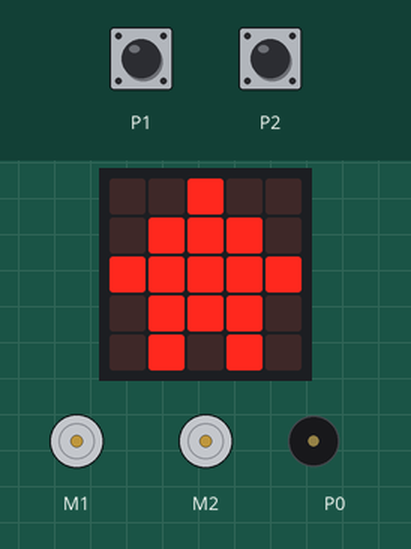
This program was run on a simulated BBC micro:bit (MakeCode). Parts: the board's 5×5 LED display, 2 × DC motor (green arrow = forward, orange = backward, longer = faster), buzzer (waves = sounding). Inputs (shaded band) come from the test bench; at power-on: P1 HIGH, P2 HIGH.

Above: at 1.8 s.
1.9 s: P1 pulled LOW for 0.15 s
At 4.1 s:
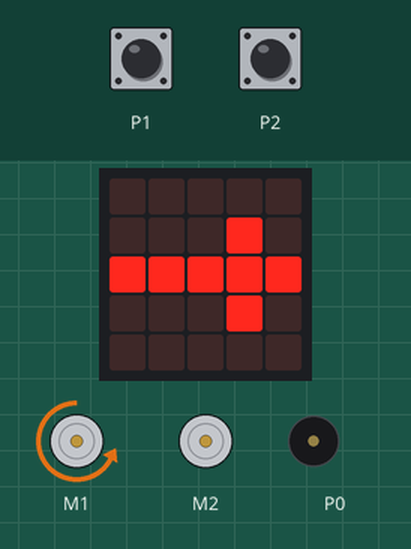
4.8 s: P2 pulled LOW for 3.2 s
At 5.9 s:
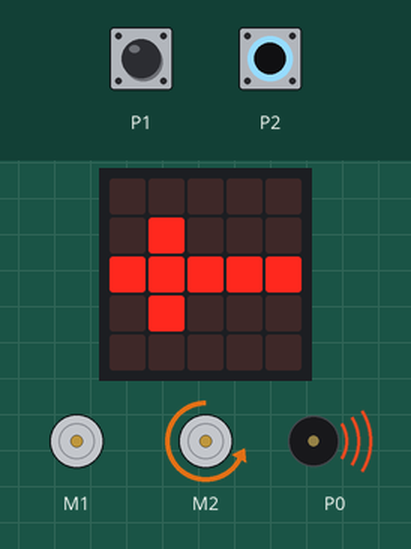
9.5 s: P1 pulled LOW for 1 s
At 10.6 s:
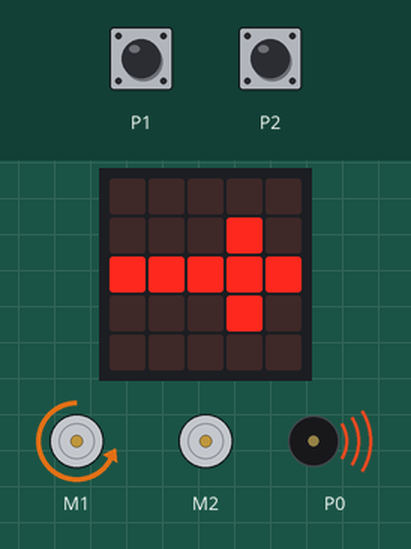
12.4 s: P1 pulled LOW for 3.2 s
At 17.1 s:
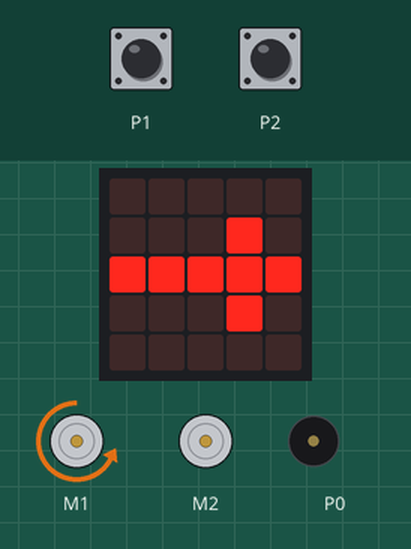
18.1 s: P1 driven LOW and P2 driven LOW
At 19.2 s:
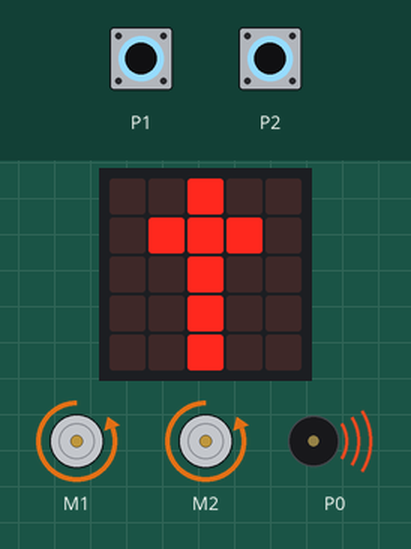
Timing chart, 0 to 22.1 s (numbered marks = the images above; inputs shaded):
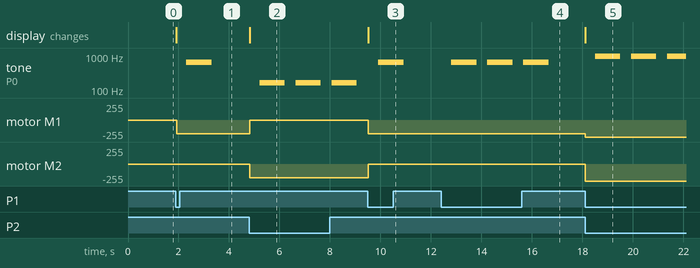

Measured:
- after the input at 1.9 s, tone on P0: silent → 659 Hz after 0.41 s, → silent 1.0 s later; motor M1: stopped → backward 204/255 at once; the display: changes at once (image 1)
- after the input at 4.8 s, tone on P0: alternates 165 Hz for 1.0 s and silent for 0.43 s, starting after 0.42 s; motor M1: backward 204/255 → stopped at once; motor M2: stopped → backward 204/255 at once; the display: changes at once (image 2)
- after the input at 9.5 s, tone on P0: silent → 659 Hz after 0.42 s, → silent 1.0 s later; motor M1: stopped → backward 204/255 at once; motor M2: backward 204/255 → stopped at once; the display: changes at once (image 3)
- after the input at 12.4 s, tone on P0: alternates 659 Hz for 1.0 s and silent for 0.43 s, starting after 0.40 s
- after the input at 18.1 s, tone on P0: alternates 988 Hz for 1.0 s and silent for 0.43 s, starting after 0.41 s; motor M1: backward 204/255 → backward 255/255 at once; motor M2: stopped → backward 255/255 at once; the display: changes at once (image 5)

The program:

main.ts
```typescript
function 右转 () {
    wuKong.setAllMotor(-80, 0)
}
function 左转 () {
    wuKong.setAllMotor(0, -80)
}
function 前进 () {
    wuKong.setAllMotor(-100, -100)
}
basic.showIcon(IconNames.House)
pins.setPull(DigitalPin.P1, PinPullMode.PullUp)
pins.setPull(DigitalPin.P2, PinPullMode.PullUp)
basic.forever(function () {
    if (pins.digitalReadPin(DigitalPin.P1) == 0 && pins.digitalReadPin(DigitalPin.P2) == 0) {
        前进()
        basic.showLeds(`
            . . # . .
            . # # # .
            . . # . .
            . . # . .
            . . # . .
            `)
        music.playTone(988, music.beat(BeatFraction.Double))
    } else if (pins.digitalReadPin(DigitalPin.P1) == 0 && pins.digitalReadPin(DigitalPin.P2) == 1) {
        右转()
        basic.showLeds(`
            . . . . .
            . . . # .
            # # # # #
            . . . # .
            . . . . .
            `)
        music.playTone(659, music.beat(BeatFraction.Double))
    } else if (pins.digitalReadPin(DigitalPin.P1) == 1 && pins.digitalReadPin(DigitalPin.P2) == 0) {
        左转()
        basic.showLeds(`
            . . . . .
            . # . . .
            # # # # #
            . # . . .
            . . . . .
            `)
        music.playTone(165, music.beat(BeatFraction.Double))
    }
})
```

test.ts
```typescript
// Tady jsou testy. Při použití tohoto balíčku jako rozšíření nebude zkompilováno.
```
